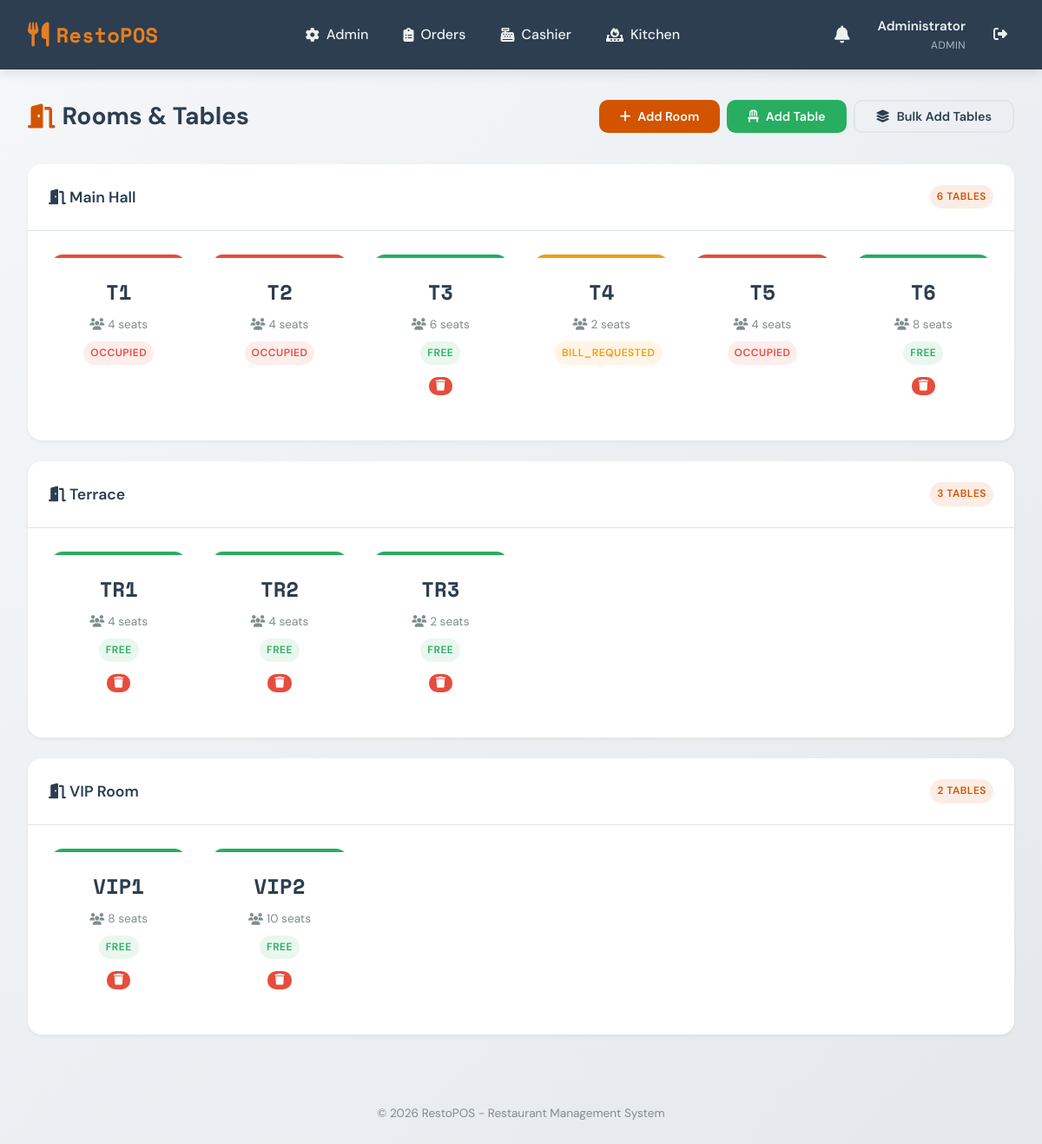
/admin/rooms.php (signed in), run on the app's committed database.
### tables this page shows
CREATE TABLE `users` (
  `id` int NOT NULL,
  `username` varchar(50) NOT NULL,
  `password` varchar(255) NOT NULL,
  `full_name` varchar(100) NOT NULL,
  `role` enum('admin','waiter','cashier','kitchen') NOT NULL,
  `email` varchar(100) DEFAULT NULL,
  `phone` varchar(20) DEFAULT NULL,
  `active` tinyint(1) DEFAULT '1',
  `created_at` timestamp NULL DEFAULT CURRENT_TIMESTAMP,
  `updated_at` timestamp NULL DEFAULT CURRENT_TIMESTAMP ON UPDATE CURRENT_TIMESTAMP
);

CREATE TABLE `rooms` (
  `id` int NOT NULL,
  `workspace_id` int NOT NULL,
  `name` varchar(100) NOT NULL,
  `sort_order` int DEFAULT '0',
  `active` tinyint(1) DEFAULT '1',
  `created_at` timestamp NULL DEFAULT CURRENT_TIMESTAMP
);

CREATE TABLE `tables_restaurant` (
  `id` int NOT NULL,
  `room_id` int NOT NULL,
  `table_number` varchar(20) NOT NULL,
  `capacity` int DEFAULT '4',
  `status` enum('free','occupied','bill_requested','reserved') DEFAULT 'free',
  `current_order_id` int DEFAULT NULL,
  `created_at` timestamp NULL DEFAULT CURRENT_TIMESTAMP
);

### includes/functions.php (called while the page is built, shortened)
<?php
function getCurrentUser() {
    $pdo = getDBConnection();
    $stmt = $pdo->prepare("SELECT * FROM users WHERE id = ? AND active = 1");
    $stmt->execute([$_SESSION['user_id']]);
    return $stmt->fetch();
}
function hasRole($roles) {
    $user = getCurrentUser();
    return in_array($user['role'], $roles);
}
function sanitize($input) {
    return htmlspecialchars(trim($input), ENT_QUOTES, 'UTF-8');
}
function getRooms() {
    $pdo = getDBConnection();
    $stmt = $pdo->query("SELECT * FROM rooms WHERE active = 1 ORDER BY sort_order");
    return $stmt->fetchAll();
}
function getTablesByRoom($roomId) {
    $pdo = getDBConnection();
    $stmt = $pdo->prepare("SELECT * FROM tables_restaurant WHERE room_id = ? ORDER BY table_number");
    $stmt->execute([$roomId]);
    return $stmt->fetchAll();
}

### admin/rooms.php (the view, shortened to what this page needs)
<?php
require_once __DIR__ . '/../includes/functions.php';
$rooms = getRooms();
include __DIR__ . '/../includes/header.php';
?>
<div class="page-header">
    <h1><i class="fas fa-door-open"></i> Rooms & Tables</h1>
    <div class="d-flex gap-sm">
        <button class="btn btn-primary" onclick="openModal('addRoomModal')">
            <i class="fas fa-plus"></i> Add Room
        </button>
        <button class="btn btn-success" onclick="openModal('addTableModal')">
            <i class="fas fa-chair"></i> Add Table
        </button>
        <button class="btn btn-outline" onclick="openModal('bulkAddModal')">
            <i class="fas fa-layer-group"></i> Bulk Add Tables
        </button>
    </div>
</div>
<?php foreach ($rooms as $room):
    $tables = getTablesByRoom($room['id']);
?>
<div class="card mb-lg">
    <div class="card-header">
        <h2><i class="fas fa-door-open"></i> <?= htmlspecialchars($room['name']) ?></h2>
        <span class="badge badge-primary"><?= count($tables) ?> tables</span>
    </div>
    <div class="card-body">
        <?php if (empty($tables)): ?>
            <p class="text-muted text-center" style="padding: 40px;">
                No tables in this room. Add tables using the buttons above.
            </p>
        <?php else: ?>
            <div class="tables-grid">
                <?php foreach ($tables as $table): ?>
                    <div class="table-card <?= $table['status'] ?>" style="cursor: default;">
                        <div class="table-number"><?= htmlspecialchars($table['table_number']) ?></div>
                        <div class="table-capacity">
                            <i class="fas fa-users"></i> <?= $table['capacity'] ?> seats
                        </div>
                        <div class="table-status"><?= ucfirst($table['status']) ?></div>
                        <?php if ($table['status'] === 'free'): ?>
                            <form method="POST" style="margin-top: 10px;" onsubmit="return confirm('Delete this table?');">
                                <button type="submit" class="btn btn-sm btn-danger">
                                    <i class="fas fa-trash"></i>
                                </button>
                            </form>
                        <?php endif; ?>
                    </div>
                <?php endforeach; ?>
            </div>
        <?php endif; ?>
    </div>
</div>
<?php endforeach; ?>
<?php include __DIR__ . '/../includes/footer.php'; ?>

### includes/header.php (shortened to what this page needs)
<?php
$currentUser = getCurrentUser();
$currentPage = basename($_SERVER['PHP_SELF'], '.php');
?>
<!DOCTYPE html>
<html lang="en">
<head>
    <link rel="stylesheet" href="https://cdnjs.cloudflare.com/ajax/libs/font-awesome/6.4.0/css/all.min.css">
    <link rel="stylesheet" href="/assets/css/style.css">
</head>
<body class="role-<?= $currentUser['role'] ?? 'guest' ?>">
    <nav class="main-nav">
        <div class="nav-brand">
            <i class="fas fa-utensils"></i>
            <span>RestoPOS</span>
        </div>
        <?php if ($currentUser): ?>
        <div class="nav-links">
            <?php if (hasRole(['admin'])): ?>
                <a href="/admin/index.php" class="<?= strpos($currentPage, 'admin') !== false ? 'active' : '' ?>">
                    <i class="fas fa-cog"></i> Admin
                </a>
            <?php endif; ?>
            <?php if (hasRole(['admin', 'waiter'])): ?>
                <a href="/waiter/index.php" class="<?= strpos($currentPage, 'waiter') !== false || $currentPage === 'tables' ? 'active' : '' ?>">
                    <i class="fas fa-clipboard-list"></i> Orders
                </a>
            <?php endif; ?>
            <?php if (hasRole(['admin', 'cashier'])): ?>
                <a href="/cashier/index.php" class="<?= strpos($currentPage, 'cashier') !== false ? 'active' : '' ?>">
                    <i class="fas fa-cash-register"></i> Cashier
                </a>
            <?php endif; ?>
            <?php if (hasRole(['admin', 'kitchen'])): ?>
                <a href="/kitchen/index.php" class="<?= strpos($currentPage, 'kitchen') !== false ? 'active' : '' ?>">
                    <i class="fas fa-fire-burner"></i> Kitchen
                </a>
            <?php endif; ?>
        </div>
        <div class="nav-user">
            <div class="notifications-bell" id="notificationsBell">
                <i class="fas fa-bell"></i>
            </div>
            <div class="user-info">
                <span class="user-name"><?= sanitize($currentUser['full_name']) ?></span>
                <span class="user-role"><?= ucfirst($currentUser['role']) ?></span>
            </div>
            <a href="/logout.php" class="btn-logout" title="Logout">
                <i class="fas fa-sign-out-alt"></i>
            </a>
        </div>
        <?php else: ?>
        <div class="nav-links">
            <a href="/login.php">Login</a>
        </div>
        <?php endif; ?>
    </nav>
    <main class="main-content">

### data on the page
users: full_name "Administrator", role "ADMIN"
rooms: name "Main Hall", count($tables) "6"
tables_restaurant: table_number "T1", capacity "4", status "OCCUPIED"
tables_restaurant: table_number "T2", capacity "4", status "OCCUPIED"
tables_restaurant: table_number "T3", capacity "6", status "FREE"
tables_restaurant: table_number "T4", capacity "2", status "BILL_REQUESTED"
tables_restaurant: table_number "T5", capacity "4", status "OCCUPIED"
tables_restaurant: table_number "T6", capacity "8", status "FREE"
rooms: name "Terrace", count($tables) "3"
tables_restaurant: table_number "TR1", capacity "4", status "FREE"
tables_restaurant: table_number "TR2", capacity "4", status "FREE"
tables_restaurant: table_number "TR3", capacity "2", status "FREE"
rooms: name "VIP Room", count($tables) "2"
tables_restaurant: table_number "VIP1", capacity "8", status "FREE"
tables_restaurant: table_number "VIP2", capacity "10", status "FREE"
